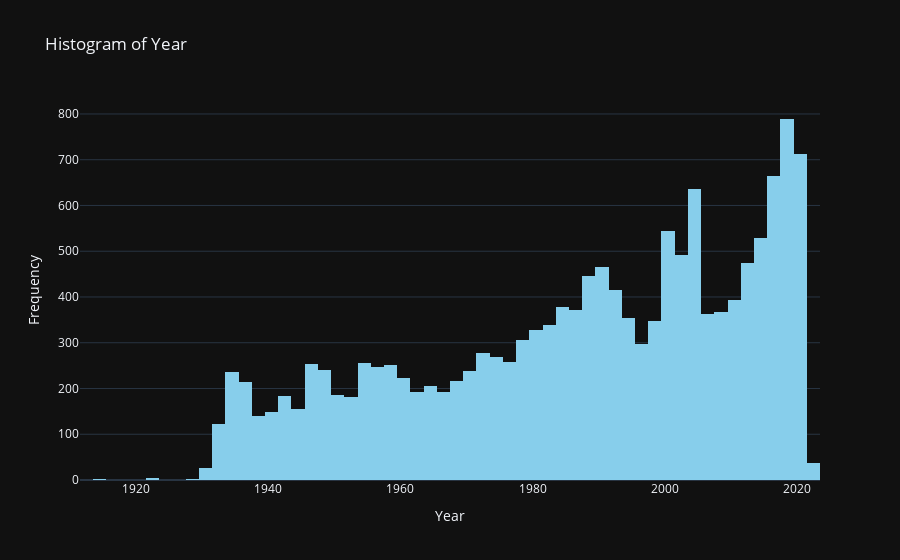

Here is the notebook cell this chart was saved with:
### Code cell
Histogram('Year', DSet)

### Figure 1 — Plotly figure (JSON) as saved in the notebook; plotly's stock layout.template omitted (floating-point values rounded to 4 significant figures; data arrays with more than 128 entries replaced by an {"elided": "..."} marker saying what was removed)
{"data": [{"marker": {"color": "skyblue", "line": {"color": "black", "width": 0}}, "type": "histogram", "x": {"elided": "15503 int values"}}], "layout": {"title": {"text": "Histogram of Year"}, "xaxis": {"title": {"text": "Year"}}, "yaxis": {"title": {"text": "Frequency"}}}}
